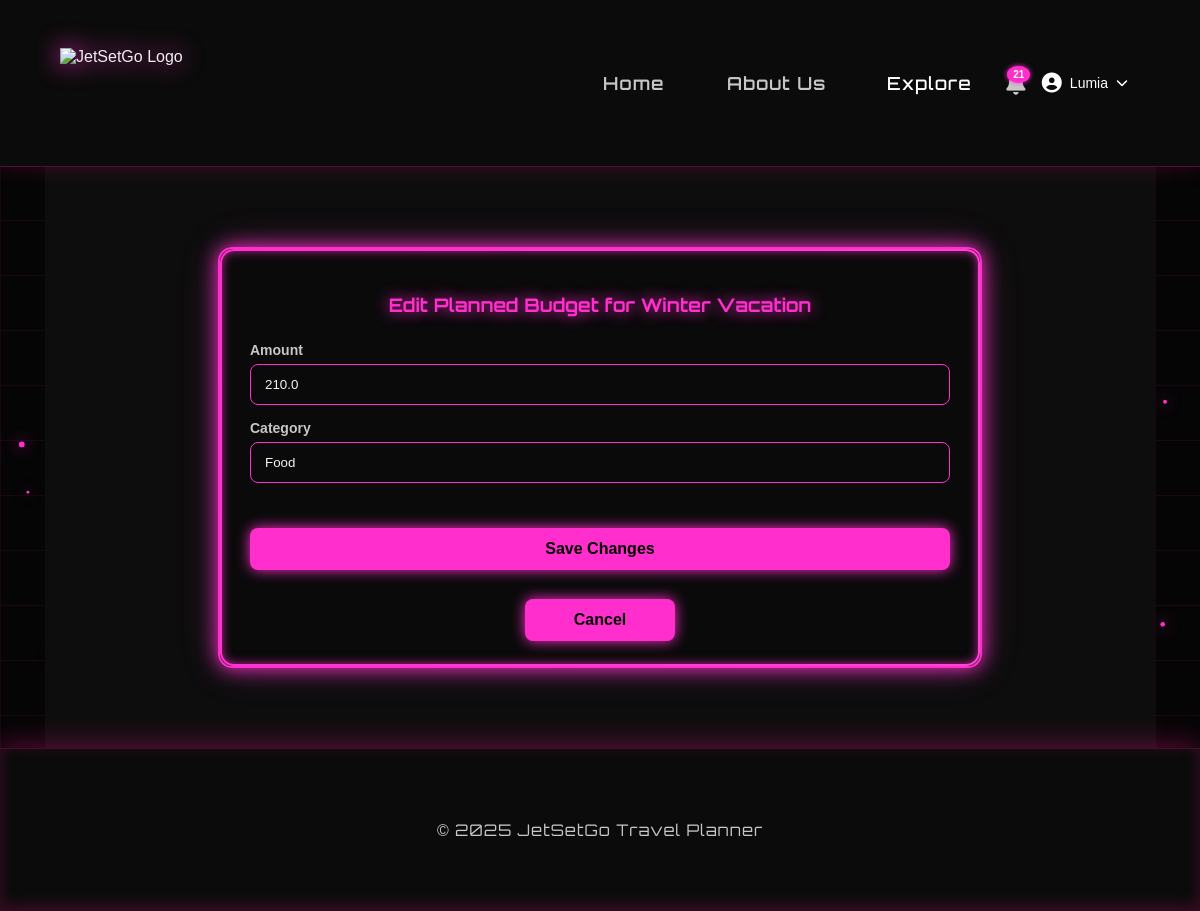
The page /update_planned_budget/1 (signed in) on the database its author committed.
### app/models.py (models this page shows, shortened)
class User(db.Model):
    __tablename__ = 'user'
    id = db.Column(db.Integer, primary_key=True)
    username = db.Column(db.String(100), nullable=False)
    email = db.Column(db.String(100), unique=True, nullable=False)
    password = db.Column(db.String(200), nullable=False)
    shared_expenses = db.relationship("Expense", secondary=expense_shared, backref="users_shared")
    favorite_destinations = db.relationship(
        "FavoriteDestination",
        secondary=user_favorite_destinations,
        backref=db.backref("users_who_favorited", lazy="dynamic")
    )
    reviews = db.relationship("Review", backref="user", lazy=True, cascade="all, delete-orphan")

class Trip(db.Model):
    __tablename__ = 'trip'
    id = db.Column(db.Integer, primary_key=True)
    title = db.Column(db.String(100), nullable=False)
    start_date = db.Column(db.Date, nullable=False)
    end_date = db.Column(db.Date, nullable=False)
    description = db.Column(db.Text, nullable=True)
    destinations = db.relationship(
        "TripDestination",
        backref="trip",
        cascade="all, delete-orphan",
        lazy=True
    )
    itinerary = db.relationship("ItineraryItem", backref="trip", lazy=True, cascade="all, delete-orphan")
    budget = db.relationship("Budget", backref="trip", uselist=False, cascade="all, delete-orphan")
    participants = db.relationship("User", secondary=trip_users, backref=db.backref("trips", lazy="dynamic"))
    reviews = db.relationship("Review", backref="trip", lazy=True, cascade="all, delete-orphan")
    def get_participant_ids(self):
        return [user.id for user in self.participants]

class PlannedBudget(db.Model):
    __tablename__ = "planned_budget"
    id = db.Column(db.Integer, primary_key=True)
    amount = db.Column(db.Float, nullable=False)
    category = db.Column(db.String(50), nullable=False)
    budget_id = db.Column(db.Integer, db.ForeignKey("budget.id"), nullable=False)

### app/routes/trips.py (the view, shortened to what this page needs)
@trips_bp.route("/update_planned_budget/<int:planned_budget_id>", methods=["GET", "POST"])
def update_planned_budget(planned_budget_id):
    planned_budget = PlannedBudget.query.get_or_404(planned_budget_id)
    trip = planned_budget.budget.trip
    user_id = session.get("user_id")
    if user_id not in trip.get_participant_ids():
        flash("You do not have permission to update this planned budget.", "danger")
        return redirect(url_for("trips.trip_budget", trip_id=trip.id))
    return render_template("edit_planned_budget.html", trip=trip, planned_budget=planned_budget)

### app/templates/edit_planned_budget.html (shortened to what this page needs)
{% extends "base.html" %}
{% block content %}
<div class="container mt-4 edit-trip-card">
    <h3 class="edit-trip-heading">Edit Planned Budget for {{ trip.title }}</h3>
    <form method="POST" class="edit-trip-form">
        <div class="form-group mb-3">
            <label for="amount" class="edit-label"><b>Amount</b></label>
            <input type="number" step="0.01" min="0" name="amount" id="amount"
                   value="{{ planned_budget.amount }}" required class="edit-input">
        </div>
        <div class="form-group mb-3">
            <label for="category" class="edit-label"><b>Category</b></label>
            <input type="text" name="category" id="category"
                   value="{{ planned_budget.category }}" required class="edit-input">
        </div>
        <div class="d-flex justify-content-between edit-buttons">
            <button type="submit" class="btn btn-save">Save Changes</button>
            <a href="{{ url_for('trips.trip_budget', trip_id=trip.id) }}" class="btn-link cancel-btn">Cancel</a>
        </div>
    </form>
</div>
{% endblock %}

### app/templates/base.html (shortened to what this page needs)
<!DOCTYPE html>
<html lang="en">
<head>
    <link rel="stylesheet" href="{{ url_for('static', filename='css/style.css') }}">
    <link rel="stylesheet" href="https://cdnjs.cloudflare.com/ajax/libs/font-awesome/6.5.0/css/all.min.css">
</head>
<body>
<header>
    <div class="container nav-container">
        <img src="{{ url_for('static', filename='images/logo.png') }}" alt="JetSetGo Logo" class="logo">
        <nav>
            {% if 'user_id' in session and 'user_email' in session %}
            <a href="{{ url_for('view.user_home') }}">Home</a>
            {% else %}
            <a href="{{ url_for('view.landing') }}">Home</a>
            {% endif %}
            <a href="{{ url_for('main.about') }}">About Us</a>
            <a href="{{ url_for('social.explore') }}" class="nav-explore">Explore</a>
            <div class="notif-wrapper">
                <i class="fas fa-bell notif-bell" id="notifBell"></i>
                <span id="notifBadge" class="notif-badge" style="display:none;">0</span>
            </div>
            {% if 'user_id' in session and 'user_email' in session %}
                <div class="user-dropdown-wrapper">
                    <button class="user-dropdown-toggle">
                        <i class="fas fa-user-circle"></i>
                        <span class="username-display">{{ session.get('user_name', 'User') }}</span>
                        <i class="fas fa-chevron-down"></i>
                    </button>
                </div>
            {% else %}
                <a href="{{ url_for('auth.login') }}">Login</a>
                <a href="{{ url_for('auth.register') }}">Register</a>
            {% endif %}
        </nav>
    </div>
</header>
<main class="container">
    {% block content %}{% endblock %}
</main>
<footer>
    <div class="container">
        <p>&copy; {{ 2025 }} JetSetGo Travel Planner</p>
    </div>
</footer>
</body>
</html>

### app/templates/base.html (style rules this page uses)
:root { --bg-primary: #0d0d0d; --bg-secondary: #1a1a1a; }
body { background: var(--bg-primary); transition: background 0.4s ease; }
main { background: var(--bg-primary); }
html, body { background: var(--bg-primary); }
.nav-explore { color: white; text-decoration: none; font-weight: 500; transition: all 0.3s; padding: 8px 12px; border-radius: 6px; }
.user-dropdown-wrapper { position: relative; display: inline-block; }
.user-dropdown-toggle { background: none; border: none; color: white; cursor: pointer; display: flex; align-items: center; gap: 8px; font-size: 14px; transition: opacity 0.3s; padding: 8px 12px; border-radius: 6px; }
.user-dropdown-toggle i:first-child { font-size: 20px; }
.user-dropdown-toggle i:last-child { font-size: 12px; transition: transform 0.3s; }

### rows shown on the page
User: get "Lumia"
Trip: title "Winter Vacation"
PlannedBudget: amount "210.0", category "Food"

### other values the page prints
{{ 2025 }} "2025"
